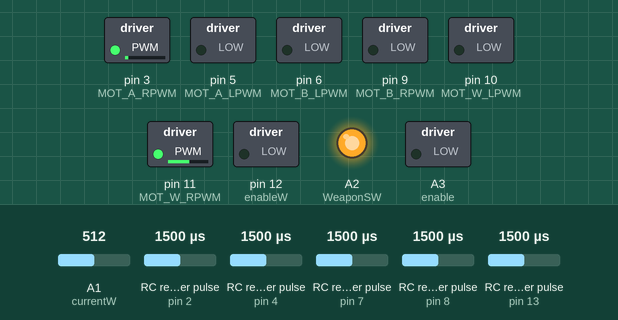
This sketch was run on a simulated Arduino Uno, built with avr-gcc and run on an emulated ATmega328P. On the bench: switched loads named in the sketch (green lamp = pin HIGH), output pins drawn as LEDs (lit = HIGH). Wiring (inferred from the names in the program): 5 × RC receiver channel: data pin 2 / data pin 4 / data pin 7 / data pin 8 / data pin 13. Dashed ring = blinking. Inputs (shaded band) come from the test bench; at power-on: A1 (currentW) = 512, RC receiver pulse (sensors on pin 2, pin 4, pin 8, pin 7, pin 13) 1500 µs. What the sketch prints to the serial monitor is not drawn.

Above: at 1.2 s.
1.3 s: A1 (currentW) set to 822
2.8 s: A1 (currentW) set to 855
At 3.7 s:
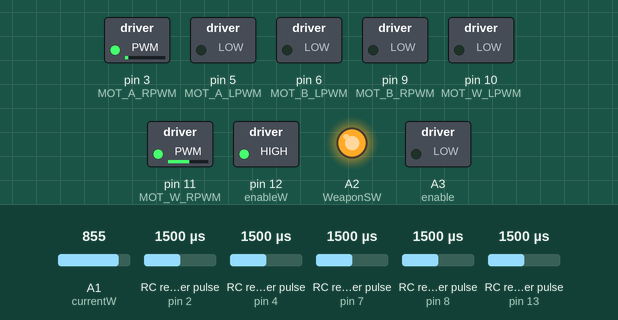
5.8 s: RC receiver pulse (sensor on pin 2) set to 1316 µs
8.8 s: RC receiver pulse (sensor on pin 2) set to 1288 µs
At 9.8 s:
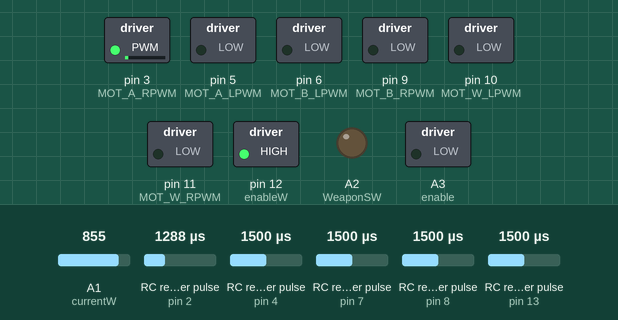
10.3 s: RC receiver pulse (sensor on pin 4) set to 1020 µs
At 11.6 s:
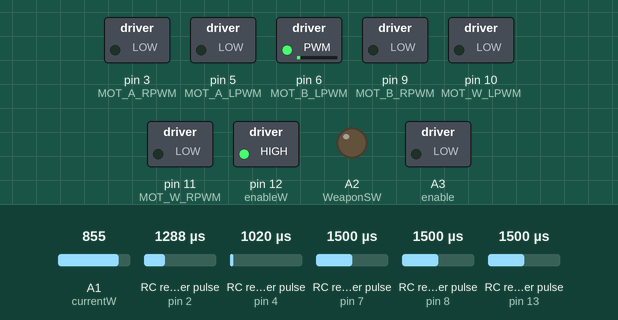
11.9 s: RC receiver pulse (sensor on pin 8) set to 1020 µs
At 12.9 s:
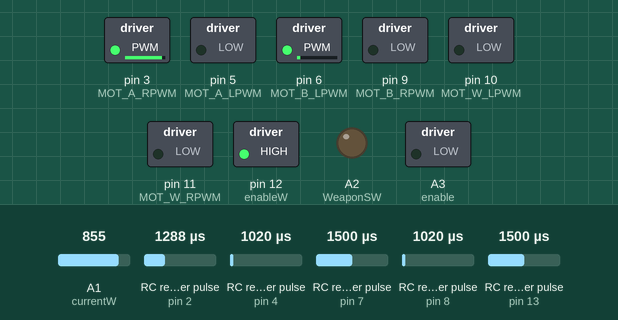
Timing chart, 0 to 14.5 s (numbered marks = the images above; inputs shaded):
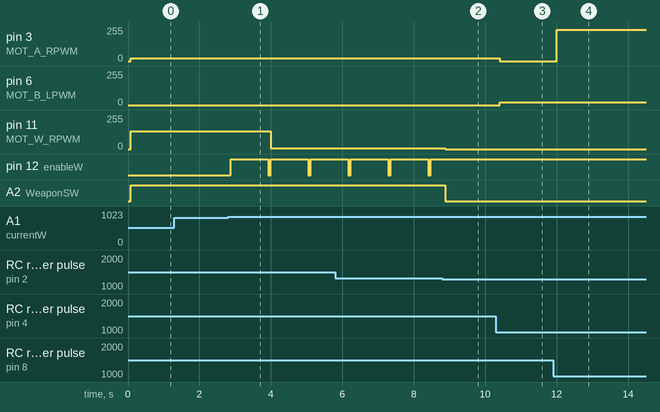

The sketch:

Battlebot_allbts7960_v2.ino
```cpp
#define CH1 8           // RIGHT MOTOR
#define CH2 13          // LEFT MOTOR
#define CH3 7           // WEAPON INPUT
#define CH5 4           // INVERT SWITCH
#define CH6 2           // 3-POS SWITCH

#define MOT_A_LPWM 5    // Drive Motor A
#define MOT_A_RPWM 3
#define MOT_B_LPWM 6    // Drive Motor B
#define MOT_B_RPWM 9
#define MOT_W_LPWM 10   // Weapon Motor
#define MOT_W_RPWM 11

#define currentW A1     // Current Sensor for weapon
#define WeaponSW A2     // Weapon enable switch
#define enable A3       // Drive enable pin
#define enableW 12      // Weapon enable pin

const float sensitivity = 0.020;   // V/A of sensor
const float Voffset = 2.5;         // Zero-current output
const int CURRENT_LIMIT = 80;      // Weapon protection limit

const int CH1_MIN = 982, CH1_MAX = 1947;
const int CH2_MIN = 978, CH2_MAX = 1944;
const int CH3_MIN = 980, CH3_MAX = 1960;

int SWITCH;
int ch3Value;
int ch2Value;
int CH1Value;
bool INVERT;

int spdA, spdB, spdW;  // motor speed commands

// Weapon state machine
static int weaponState = 0;       // 0=normal, 1=tripped, 2=ramping
static unsigned long tripTime = 0;
static int rampSpd = 0;

//FIXED readRaw()
int readRaw(int channelInput) {
  // use pulseInLong for more reliable reading on pins like 13 and 4
  unsigned long val = pulseInLong(channelInput, HIGH, 25000UL);
  return (int)val;
}

int pwmToSpeed(int us, int minVal, int maxVal) {
  if (us < 100) return 0;               // failsafe
  us = constrain(us, minVal, maxVal);
  int val = map(us, minVal, maxVal, -255, 255);
  if (abs(val) < 20) val = 0;           // deadband
  return val;
}

int pwmToWeapon(int us, int minVal, int maxVal) {
  if (us < 100) return 0; // failsafe
  us = constrain(us, minVal, maxVal);
  return map(us, minVal, maxVal, 0, 255); // forward only, invert handled later
}

bool readCH5(byte channelInput, bool defaultValue) {
  int ch = readRaw(channelInput);
  if (ch < 100) return defaultValue;
  return (ch > 1500);
}

int readCH6(byte channelInput, int defaultValue) {
  int ch = readRaw(channelInput);
  if (ch < 100) return defaultValue;
  if (ch < 1300) return -1;
  if (ch > 1700) return 1;
  return 0;
}

void setMotor(int forward, int backward, int LPWM, int RPWM) {
  analogWrite(LPWM, forward);
  analogWrite(RPWM, backward);
}

void setup() {
  Serial.begin(115200);

  pinMode(CH1, INPUT);
  pinMode(CH2, INPUT);
  pinMode(CH3, INPUT);
  pinMode(CH5, INPUT);
  pinMode(CH6, INPUT);

  pinMode(MOT_A_LPWM, OUTPUT);
  pinMode(MOT_A_RPWM, OUTPUT);
  pinMode(MOT_B_LPWM, OUTPUT);
  pinMode(MOT_B_RPWM, OUTPUT);
  pinMode(MOT_W_LPWM, OUTPUT);
  pinMode(MOT_W_RPWM, OUTPUT);

  pinMode(enable, OUTPUT);
  pinMode(enableW, OUTPUT);
  pinMode(WeaponSW, OUTPUT);

  digitalWrite(enable, LOW);   // enable drive by default
  digitalWrite(enableW, LOW);   // weapon enabled
  digitalWrite(WeaponSW, LOW);  // weapon off
}

void loop() {
  //Read current
  int adcValue = analogRead(currentW);
  float Vout = (adcValue / 1023.0) * 5.0;
  float Wcurrent = (Vout - Voffset) / sensitivity;

  //Read RX inputs
  CH1Value = readRaw(CH1);
  ch2Value = readRaw(CH2);
  ch3Value = readRaw(CH3);
  INVERT   = readCH5(CH5, 0);
  SWITCH   = readCH6(CH6, 0);

  //Failsafe check
  if (CH1Value < 100 && ch2Value < 100 && ch3Value < 100) {
    setMotor(0,0,MOT_A_LPWM,MOT_A_RPWM);
    setMotor(0,0,MOT_B_LPWM,MOT_B_RPWM);
    setMotor(0,0,MOT_W_LPWM,MOT_W_RPWM);
    Serial.println("FAILSAFE: No RX signal, all motors stopped!");
    return;
  }

  //Map to speeds
  if (!INVERT) {
    spdA = pwmToSpeed(CH1Value, CH1_MIN, CH1_MAX);
    spdB = pwmToSpeed(ch2Value, CH2_MIN, CH2_MAX);
    spdW = pwmToWeapon(ch3Value, CH3_MIN, CH3_MAX);   // forward
  } else {
    spdA = -pwmToSpeed(ch2Value, CH2_MIN, CH2_MAX);
    spdB = -pwmToSpeed(CH1Value, CH1_MIN, CH1_MAX);
    spdW = -pwmToWeapon(ch3Value, CH3_MIN, CH3_MAX);  // invert weapon
  }

  //Drive motors
  if (spdA > 0) setMotor(spdA, 0, MOT_A_LPWM, MOT_A_RPWM);
  else if (spdA < 0) setMotor(0, -spdA, MOT_A_LPWM, MOT_A_RPWM);
  else setMotor(0, 0, MOT_A_LPWM, MOT_A_RPWM);

  if (spdB > 0) setMotor(spdB, 0, MOT_B_LPWM, MOT_B_RPWM);
  else if (spdB < 0) setMotor(0, -spdB, MOT_B_LPWM, MOT_B_RPWM);
  else setMotor(0, 0, MOT_B_LPWM, MOT_B_RPWM);

  //Weapon control
  if (SWITCH < 0) {
    // Weapon OFF
    digitalWrite(WeaponSW, LOW);
    setMotor(0, 0, MOT_W_LPWM, MOT_W_RPWM);
    weaponState = 0;
    rampSpd = 0;
  }

  else if (SWITCH == 0) {
    // Protected mode (ramp + current limit)
    digitalWrite(WeaponSW, HIGH);

    switch (weaponState) {
      case 0:  // Normal
        if (Wcurrent > CURRENT_LIMIT) {
          digitalWrite(enableW, HIGH);   // disable
          tripTime = millis();
          weaponState = 1;
          rampSpd = 0;
        } else {
          if (spdW > 0) setMotor(spdW, 0, MOT_W_LPWM, MOT_W_RPWM);
          else if (spdW < 0) setMotor(0, -spdW, MOT_W_LPWM, MOT_W_RPWM);
          else setMotor(0, 0, MOT_W_LPWM, MOT_W_RPWM);
        }
        break;

      case 1:  // Tripped
        if (millis() - tripTime > 1000) {  // wait 1s
          digitalWrite(enableW, LOW);      // re-enable
          weaponState = 2;
          rampSpd = 0;
        }
        break;

      case 2:  // Ramping
        if (rampSpd < abs(spdW)) rampSpd += 5;
        else if (rampSpd > abs(spdW)) rampSpd = abs(spdW);

        if (spdW > 0) setMotor(rampSpd, 0, MOT_W_LPWM, MOT_W_RPWM);
        else if (spdW < 0) setMotor(0, rampSpd, MOT_W_LPWM, MOT_W_RPWM);
        else setMotor(0, 0, MOT_W_LPWM, MOT_W_RPWM);

        if (Wcurrent > CURRENT_LIMIT) {
          digitalWrite(enableW, HIGH);
          tripTime = millis();
          weaponState = 1;
          rampSpd = 0;
        }
        if (spdW == 0) weaponState = 0;
        break;
    }
  }

  else if (SWITCH == 1) {
    // Direct mode (no protection)
    digitalWrite(WeaponSW, HIGH);
    if (spdW > 0) setMotor(spdW, 0, MOT_W_LPWM, MOT_W_RPWM);
    else if (spdW < 0) setMotor(0, -spdW, MOT_W_LPWM, MOT_W_RPWM);
    else setMotor(0, 0, MOT_W_LPWM, MOT_W_RPWM);
    weaponState = 0;
    rampSpd = 0;
  }

  //Debugging Output
  Serial.print("CH1 raw: "); Serial.print(CH1Value);
  Serial.print(" -> spdA: "); Serial.print(spdA);
  Serial.print(" | CH2 raw: "); Serial.print(ch2Value);
  Serial.print(" -> spdB: "); Serial.print(spdB);
  Serial.print(" | CH3 raw: "); Serial.print(ch3Value);
  Serial.print(" -> spdW: "); Serial.print(spdW);
  Serial.print(" | CH5 (INVERT): "); Serial.print(INVERT);
  Serial.print(" | CH6 (SWITCH): "); Serial.print(SWITCH);
  Serial.print(" | Wcurrent: "); Serial.print(Wcurrent);
  Serial.print(" | WeaponState: "); Serial.println(weaponState);
}
```

Measured:
- the behaviour switches between 838 and 839 on A1 (currentW) (found by bisection; images 0 and 1)
- the behaviour switches between 1299 and 1298 µs on RC receiver pulse (sensor on pin 2) (found by bisection; images 1 and 2)
- after the input at 1.3 s, every drawn part: stays the same
- after the input at 2.8 s, pin 11 (MOT_W_RPWM): 135/255 → 5/255 after 1.2 s; pin 12 (enableW): alternates HIGH for 1.0 s and LOW for 0.08 s, starting after 0.08 s
- after the input at 8.8 s, pin 11 (MOT_W_RPWM): 5/255 → 0/255 after 0.08 s; pin 12 (enableW): stays HIGH (without the input it goes to LOW after 0.72 s); A2 (WeaponSW): HIGH → LOW after 0.08 s
- after the input at 10.3 s, pin 3 (MOT_A_RPWM): 21/255 → 0/255 after 0.10 s; pin 6 (MOT_B_LPWM): 0/255 → 21/255 after 0.10 s
- after the input at 11.9 s, pin 3 (MOT_A_RPWM): 0/255 → 235/255 after 0.10 s
